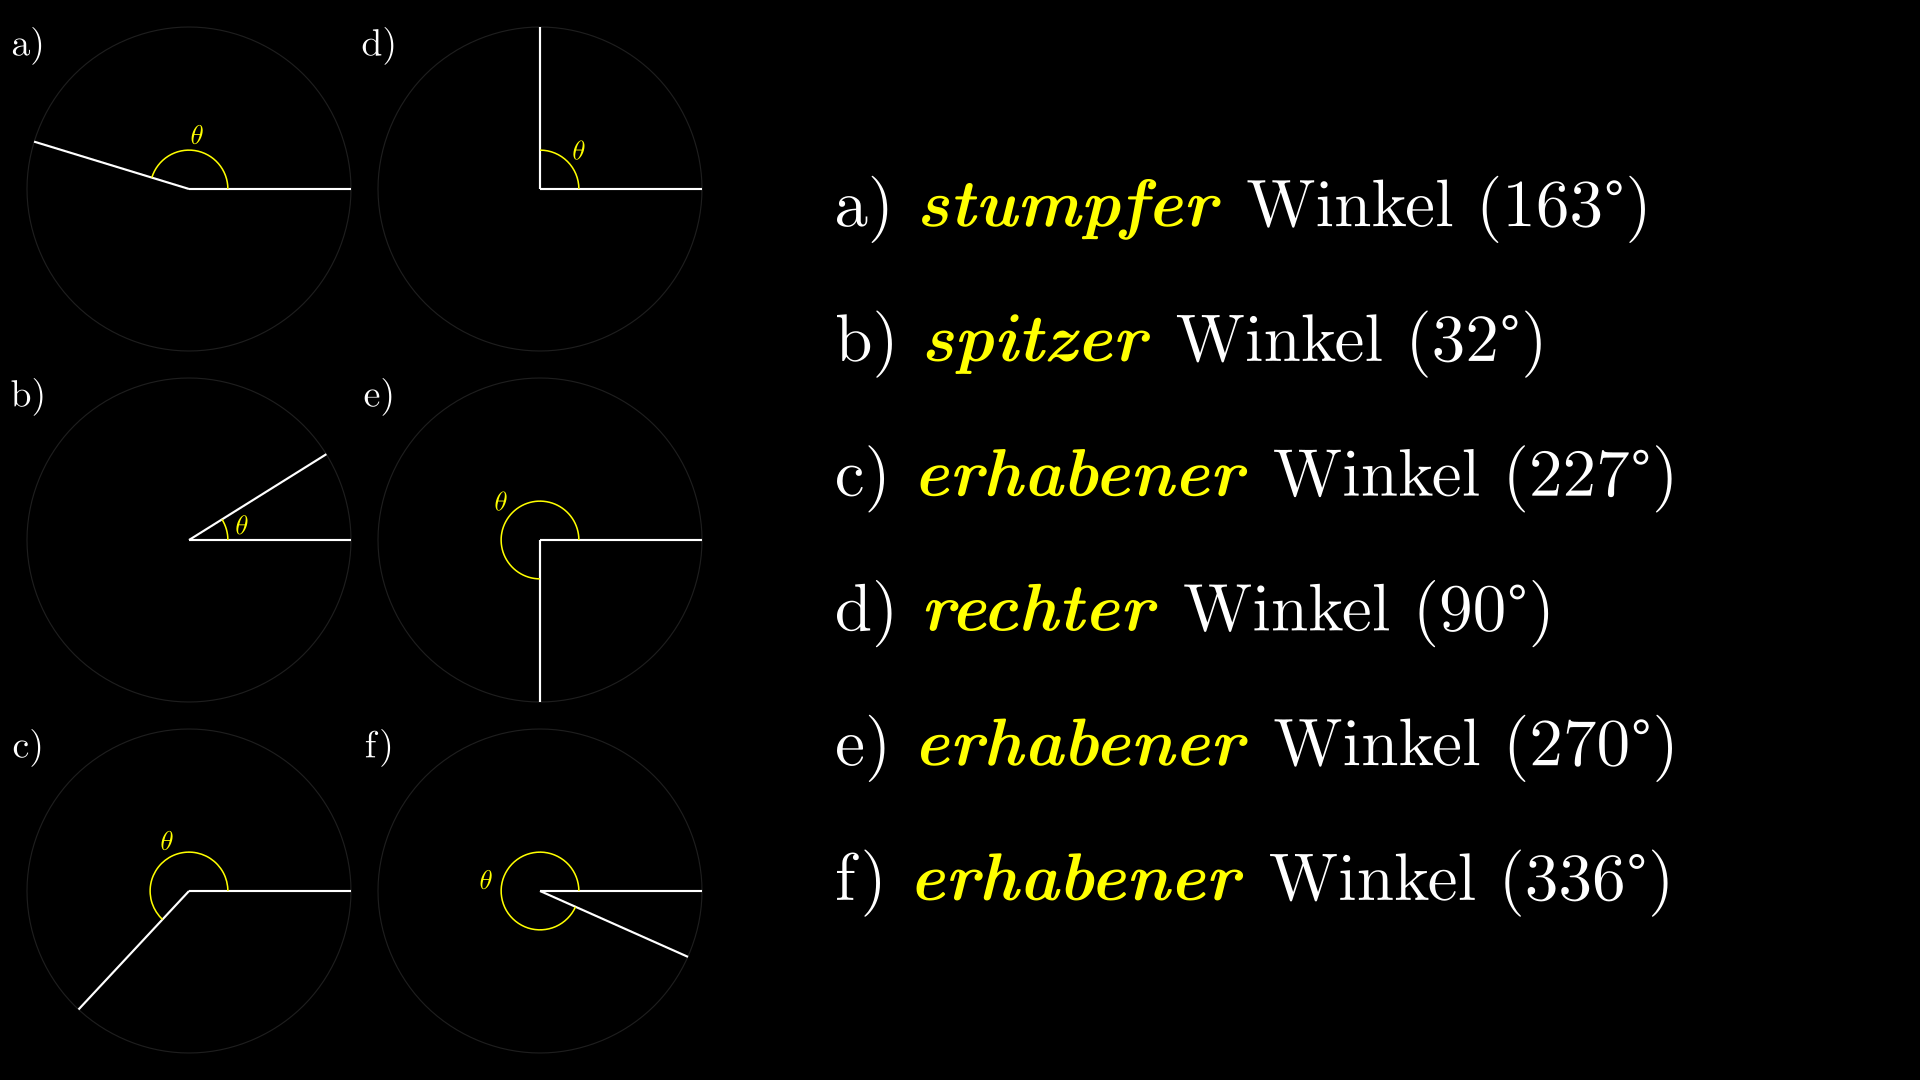

Generate this figure with Python:
from manim import *
from colour import Color

template = TexTemplate(preamble=r'\usepackage{textcomp}\usepackage{gensymb}')

# sws ... stroke width scale, class overrides scale function to scale 
# stroke width of VMobject with the same scaling factor
class swsCircle(Circle):
    def __init__(self, radius: float | None = None, color: Color | str = WHITE, **kwargs):
        super().__init__(radius, color, **kwargs)

    def scale(self, scale_factor: float, **kwargs):
        self.set_stroke(width=self.get_stroke_width()*scale_factor)
        return super().scale(scale_factor, **kwargs)

class swsLine(Line):
    def __init__(self, start=LEFT, end=RIGHT, buff=0, path_arc=None, **kwargs):
        super().__init__(start, end, buff, path_arc, **kwargs)

    def scale(self, scale_factor: float, **kwargs):
        self.set_stroke(width=self.get_stroke_width()*scale_factor)
        return super().scale(scale_factor, **kwargs)

class swsArc(Arc):
    def __init__(self, radius: float = 1.0, start_angle=0.0, angle=0.0, num_components=9, arc_center=ORIGIN, **kwargs):
        super().__init__(radius, start_angle, angle, num_components, arc_center, **kwargs)

    def scale(self, scale_factor: float, **kwargs):
        self.set_stroke(width=self.get_stroke_width()*scale_factor)
        self.set(radius = self.radius*scale_factor)
        return super().scale(scale_factor, **kwargs)

class CircleWithAngle(VGroup):
    def __init__(
        self,
        ang_end=90*DEGREES,
        ang_start=0*DEGREES,
        radius=3.0,
        small_radius=0.72,
        origin=ORIGIN,
        **kwargs
    ):
        super().__init__(**kwargs)
        self.ang_end = ang_end
        self.ang_start = ang_start
        self.radius = radius
        self.small_radius = small_radius
        self.tex_radius = self.small_radius+3*SMALL_BUFF
        self.origin = origin

        self.vt_1 = ValueTracker()

        self.circle = swsCircle(
            radius = self.radius,
            stroke_width = 0.7,
            color = "#1e1e1e"
        )

        self.base_line = swsLine(
            self.origin,
            self.radius*RIGHT
        )

        self.a_line = swsLine(
            self.origin,
            self.radius*RIGHT
        )
        self.a_line.add_updater(
            lambda m: m.set_angle(self.vt_1.get_value())
        )

        self.ang = swsArc(
            radius = self.small_radius,
            start_angle=self.base_line.get_angle(),
            angle=self.a_line.get_angle(),
            arc_center=self.base_line.get_start(),
            color=YELLOW
        )
        self.ang.add_updater(self.ang_update)

        self.tex = MathTex(r"\theta", color=YELLOW).move_to(RIGHT*20)
        self.tex.add_updater(self.tex_pos_update)

        self.add(
            self.circle,
            self.base_line,
            self.a_line,
            self.ang,
            self.tex
        )
    
    def ang_update(self,m):
        m.become(
            swsArc(
                radius = self.small_radius,
                start_angle=self.base_line.get_angle(),
                angle=self.vt_1.get_value(),
                arc_center=self.base_line.get_start(),
                color=YELLOW
            )
        )

    def tex_pos_update(self,m):
        if self.vt_1.get_value() > 28*DEGREES:
            m.move_to(
                Arc(
                    radius=self.tex_radius,
                    start_angle=self.base_line.get_angle(),
                    angle=self.vt_1.get_value(),
                    arc_center=self.base_line.get_start()
                ).point_from_proportion(0.5)
            )

    def scale(self, scale_factor: float, **kwargs):
        circle_center = self.circle.get_center()
        self.circle.scale(scale_factor, about_point=circle_center)
        self.base_line.scale(scale_factor, about_point=circle_center)
        self.a_line.scale(scale_factor, about_point=circle_center)
        self.ang.scale(scale_factor, about_point=circle_center)
        self.small_radius = self.small_radius*scale_factor
        self.tex_radius = self.small_radius+3*SMALL_BUFF*scale_factor
        self.tex.scale(scale_factor, about_point=circle_center).move_to(
            Arc(
                radius=self.tex_radius,
                start_angle=self.base_line.get_angle(),
                angle=self.vt_1.get_value(),
                arc_center=self.base_line.get_start()
            ).point_from_proportion(0.5)
        )
        return self

class CreateAngles(Scene):
    # ang_values = np.random.uniform(28.0, 360.0, 6)
    ang_values = [163.0, 32.0, 227.0, 90.0, 270.0, 336.0]
    itm = ["a)", "b)", "c)", "d)", "e)", "f)"]

    def construct(self):
        scale_fct = 0.4
        cwa = [CircleWithAngle() for x in range(6)]
        tps = self.get_target_points(scale_fct, cwa[0])
        d = [Dot().shift(tps[i]) for i in range(6)]

        for i in range(6):
            cwa[i].shift(3*RIGHT)
            vt = cwa[i].vt_1
            ang_tex = Tex(
                r"$\theta="+
                str(int(vt.get_value()/DEGREES))+
                r"\degree$",
                tex_template=template
            )
            ang_tex.next_to(
                cwa[i], 
                buff=0.0, 
                index_of_submobject_to_align=0,
                aligned_edge=UP)
            ang_tex.shift(9*SMALL_BUFF*LEFT)

            ang_tex.add_updater(
                lambda m: m.become(
                    Tex(
                        r"$\theta="+
                        str(int(vt.get_value()/DEGREES))+
                        r"\degree$",
                        tex_template=template
                    ).next_to(
                        cwa[i], 
                        buff=0.0, 
                        index_of_submobject_to_align=0,
                        aligned_edge=UP
                    ).shift(9*SMALL_BUFF*LEFT)
                )
            )

            self.play(Create(cwa[i]), run_time=2)
            self.add(ang_tex)
            # self.wait()
            self.play(
                vt.animate.set_value(self.ang_values[i]*DEGREES),
                run_time=4/360*self.ang_values[i],
                rate_func=linear
            )
            self.wait(1.5)
            self.remove(ang_tex)
            self.play(cwa[i].animate.scale(scale_fct))
            self.play(cwa[i].animate.move_to(d[i]))

            item_tex = Tex(r"\item["+self.itm[i]+"]", font_size=27)
            item_tex.next_to(
                cwa[i],
                buff=0.0,
                direction=LEFT,
                index_of_submobject_to_align=0,
                aligned_edge=UL
            )
            self.add(item_tex)
            self.wait()

        tex_group = self.get_tex_angles()
        which_kind_tex = VGroup(*tex_group)
        which_kind_tex.arrange_in_grid(
            cols=1, 
            cell_alignment=LEFT,
            buff=MED_LARGE_BUFF,
        )
        which_kind_tex.next_to(
            cwa[4],
            direction=RIGHT+UP, 
            buff=LARGE_BUFF,
            index_of_submobject_to_align=0,
            # aligned_edge=cwa[4].get_right(),
        )
        self.play(Write(which_kind_tex))
        # self.add(index_labels(which_kind_tex[0]))
        self.wait()

    def get_tex_angles(self) -> list[Tex]:
        tex_group = []
        for i in range(6):
            tex_desc = Tex(
                self.itm[i]+\
                " "+\
                self.get_ang_kind(self.ang_values[i])+\
                r" Winkel ($"+\
                str(int(self.ang_values[i]))+\
                r"\degree$)",
                tex_template=template
            )
            tex_desc[1].set_fill(color=YELLOW)
            tex_group.append(tex_desc)

        return tex_group

        # text = r"\begin{itemize}"

        # for i in range(6):
        #     text = text+\
        #         r"\item["+\
        #         self.itm[i]+\
        #         r"] "+\
        #         self.get_ang_kind(self.ang_values[i])+\
        #         r" Winkel ($"+\
        #         str(int(self.ang_values[i]))+\
        #         r"\degree$)"
        # text = text + r"\end{itemize}"
        # return text

    def get_ang_kind(self, ang: float) -> str:
        str_a = r"{{\textbf{\textit{"
        if ang > 0 and ang < 90:
            return str_a + r"spitzer}}}}"
        elif ang == 90:
            return str_a + r"rechter}}}}"
        elif ang > 90 and ang < 180:
            return str_a + r"stumpfer}}}}"
        elif ang == 180:
            return str_a + r"gestreckter}}}}"
        elif ang > 180 and ang < 360:
            return str_a + r"erhabener}}}}"
        elif ang == 360:
            return str_a + r"voller}}}}"
        elif ang == 0:
            return str_a + r"Null}}}}"
        else:
            return str_a + r"unbestimmter}}}}"

    def get_target_points(
        self, 
        scale_fct: float,
        cwa: CircleWithAngle 
    ) -> list:

        cd = cwa.circle.height*scale_fct
        fh = config.frame_height
        fw = config.frame_width
        buf = (fh-3*cd)/4
        x_0 = -fw/2.0+(buf+cd/2.0)
        y_0 = fh/2.0-(buf+cd/2.0)
        incr = cd+buf
        points = []
        for i in range(2):
            for j in range(3):
                points.append(
                    np.array(
                        [
                            x_0+(i*incr),
                            y_0-(j*incr),
                            0.0
                        ],
                        dtype=float
                    )
                )

        return points

SCENE_TO_RENDER = CreateAngles
